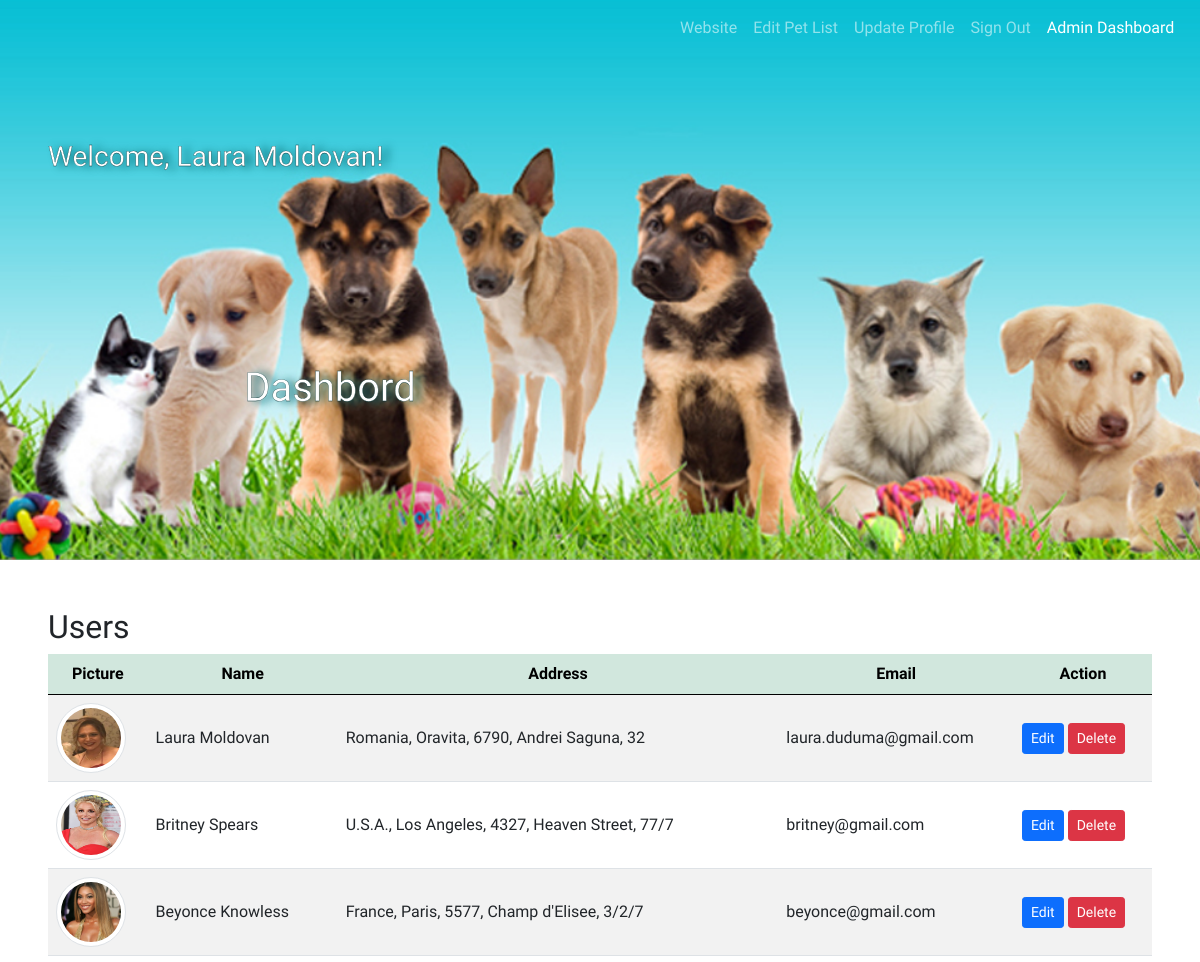
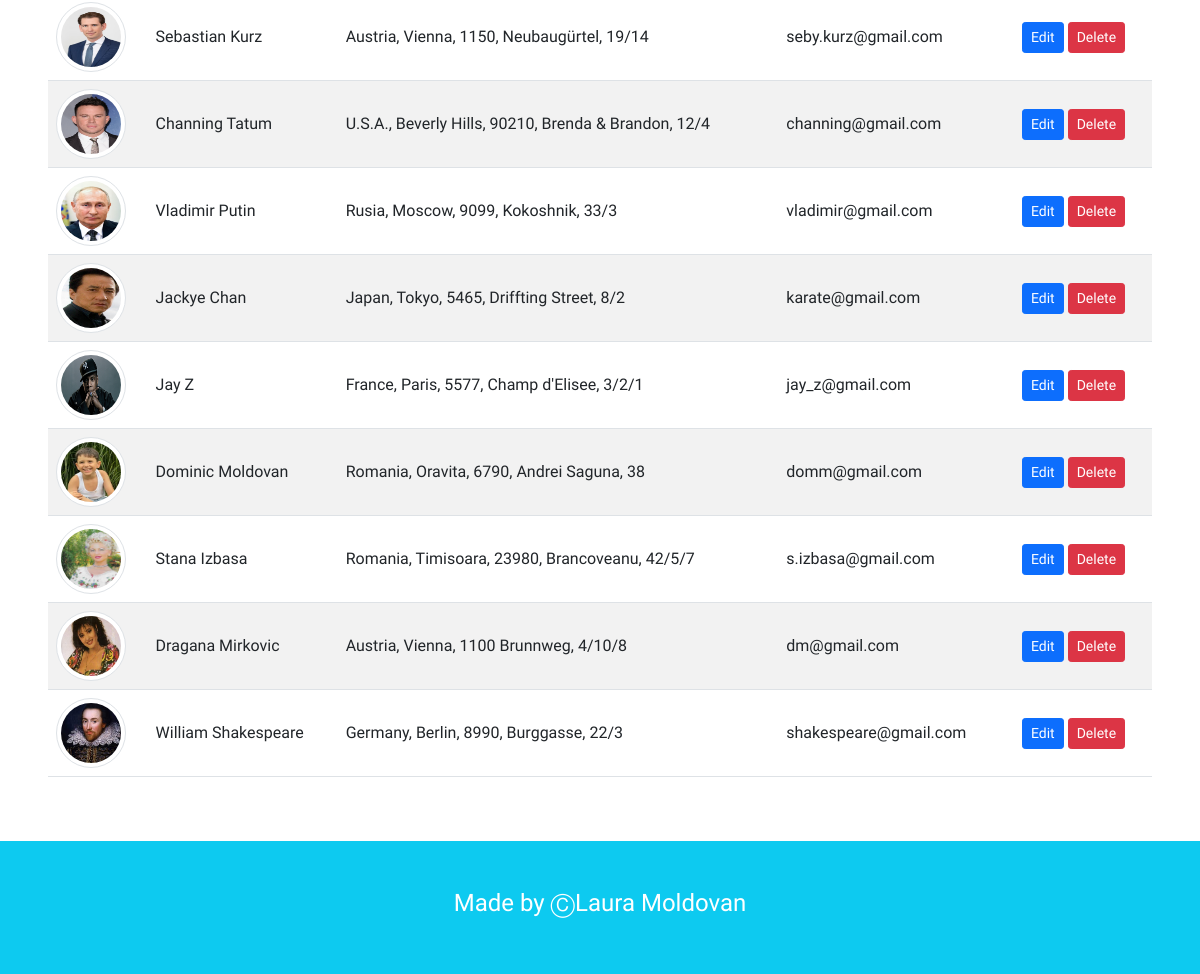
Screenshot of /dashBoard.php (signed in) with the database file from the repository (2 pictures, top to bottom).
### tables this page shows
CREATE TABLE `user` (
  `id` int(11) NOT NULL PRIMARY KEY AUTO_INCREMENT,
  `fname` varchar(255) NOT NULL,
  `lname` varchar(255) NOT NULL,
  `password` varchar(255) NOT NULL,
  `email` varchar(255) NOT NULL,
  `address` varchar(512) NOT NULL,
  `phone` varchar(255) NOT NULL,
  `picture` varchar(255) DEFAULT NULL,
  `status` varchar(4) NOT NULL DEFAULT 'user'
);

### dashBoard.php (the view, shortened to what this page needs)
<?php
require_once 'components/db_connect.php';
$id = $_SESSION['adm'];
$res = mysqli_query($connect, "SELECT * FROM user WHERE id=" . $id);
$row1 = mysqli_fetch_array($res, MYSQLI_ASSOC);
$status = 'adm';
$sql = "SELECT * FROM user WHERE status != '$status'";
$result = mysqli_query($connect, $sql);
$tbody = '';
if ($result->num_rows > 0) {
    while ($row = $result->fetch_array(MYSQLI_ASSOC)) {
        $tbody .= "<tr>
            <td><img class='img-thumbnail rounded-circle' src='pictures/users/" . $row['picture'] . "' alt=" . $row['fname'] . "></td>
            <td>" . $row['fname'] . " " . $row['lname'] . "</td>
            <td>" . $row['address'] . "</td>
            <td>" . $row['email'] . "</td>
            <td><a href='update.php?id=" . $row['id'] . "'><button class='btn btn-primary btn-sm' type='button'>Edit</button></a>
            <a href='delete.php?id=" . $row['id'] . "'><button class='btn btn-danger btn-sm' type='button'>Delete</button></a></td>
         </tr>";
    }
} else {
    $tbody = "<tr><td colspan='5'><center>No Data Available </center></td></tr>";
}
?>
<!DOCTYPE html>
<html lang="en">
<head>
    <?php require_once 'components/boot.php' ?>
    <link rel="stylesheet" type='text/css' href="css/style.css" />
</head>
<body>
    <header>
        <ul class="nav menu">
            <nav class="navbar navbar-expand-lg navbar-dark">
                <div class="container-fluid">
                    <div class="collapse navbar-collapse" id="navbarNav">
                        <ul class="navbar-nav">
                            <li class="nav-item">
                                <a class="nav-link" href="home.php">
                                    Website
                                </a>
                            </li>
                            <li class="nav-item">
                                <a class="nav-link" href="products/index.php">Edit Pet List
                                </a>
                            </li>
                            <li class="nav-item">
                                <a class="nav-link" href="update.php?id=<?php echo $row1['id'] ?>">
                                    Update Profile
                                </a>
                            </li>
                            <li class="nav-item">
                                <a class="nav-link" href="logout.php?logout">Sign Out</a>
                            </li>
                            <?php if (isset($_SESSION['adm']))
                                echo "<li class='nav-item'>
                                 <a class='nav-link active' aria-current='page' href='dashBoard.php'>Admin Dashboard</a></li>"
                            ?>
                        </ul>
                    </div>
                </div>
            </nav>
        </ul>
        <div class="hero p-5">
            <h3>
                Welcome, <?php echo $row1['fname'] . " " . $row1['lname'] . "!"; ?>
            </h3>
            <h1 class="text-center">
                Dashbord
            </h1>
        </div>
    </header>
    <main class="p-5">
        <p class='h2'>Users</p>
        <table class='table table-striped'>
            <thead class='table-success'>
                <tr>
                    <th>Picture</th>
                    <th>Name</th>
                    <th>Address</th>
                    <th>Email</th>
                    <th>Action</th>
                </tr>
            </thead>
            <tbody>
                <?= $tbody ?>
            </tbody>
        </table>
        </main>
    <footer class="p-5 bg-info">
        <p class="h4 text-center text-white">Made by <a href="#">&#x24B8Laura Moldovan</a></p>
    </footer>
</body>
</html>

### css/style.css (style rules this page uses)
body { font-family: 'Acme', sans-serif; }
header { background-image: url("../pictures/hero.jpg"); background-repeat: no-repeat; background-position: center; background-size: cover; }
.menu { position: relative; float: right; width: 45vw; }
.menu a { color: white; }
.hero { height: 70vh; display: flex; flex-direction: column; justify-content: space-around; -webkit-text-stroke: 0.3px #0a373a; text-shadow: 7px 1px 9px #05666d; color: white; }
footer a { text-decoration: none; color: white; }

### dashBoard.php (style rules this page uses)
.img-thumbnail { width: 70px !important; height: 70px !important; }
td { text-align: left; vertical-align: middle; }
tr { text-align: center; }

### rows the page displays
user: fname "Laura", lname "Moldovan", picture (picture), address "Romania, Oravita, 6790, Andrei Saguna, 32", email "laura.duduma@gmail.com"
user: picture (picture), fname "Britney", lname "Spears", address "U.S.A., Los Angeles, 4327, Heaven Street, 77/7", email "britney@gmail.com"
user: picture (picture), fname "Beyonce", lname "Knowless", address "France, Paris, 5577, Champ d'Elisee, 3/2/7", email "beyonce@gmail.com"
user: picture (picture), fname "Sebastian", lname "Kurz", address "Austria, Vienna, 1150, Neubaugürtel, 19/14", email "seby.kurz@gmail.com"
user: picture (picture), fname "Channing", lname "Tatum", address "U.S.A., Beverly Hills, 90210, Brenda & Brandon, 12/4", email "channing@gmail.com"
user: picture (picture), fname "Vladimir", lname "Putin", address "Rusia, Moscow, 9099, Kokoshnik, 33/3", email "vladimir@gmail.com"
user: picture (picture), fname "Jackye", lname "Chan", address "Japan, Tokyo, 5465, Driffting Street, 8/2", email "karate@gmail.com"
user: picture (picture), fname "Jay", lname "Z", address "France, Paris, 5577, Champ d'Elisee, 3/2/1", email "jay_z@gmail.com"
user: picture (picture), fname "Dominic", lname "Moldovan", address "Romania, Oravita, 6790, Andrei Saguna, 38", email "domm@gmail.com"
user: picture (picture), fname "Stana", lname "Izbasa", address "Romania, Timisoara, 23980, Brancoveanu, 42/5/7", email "s.izbasa@gmail.com"
user: picture (picture), fname "Dragana", lname "Mirkovic", address "Austria, Vienna, 1100 Brunnweg, 4/10/8", email "dm@gmail.com"
user: picture (picture), fname "William", lname "Shakespeare", address "Germany, Berlin, 8990, Burggasse, 22/3", email "shakespeare@gmail.com"
